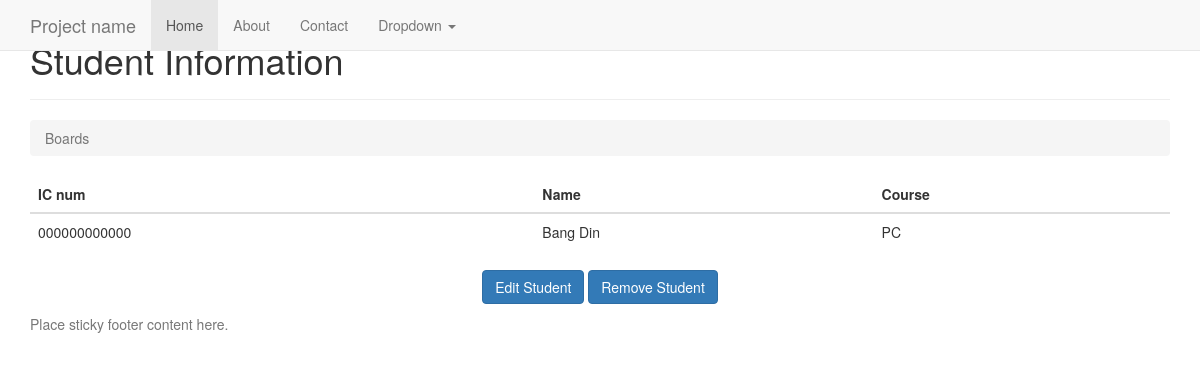
The page /10/ on the database as committed earlier.
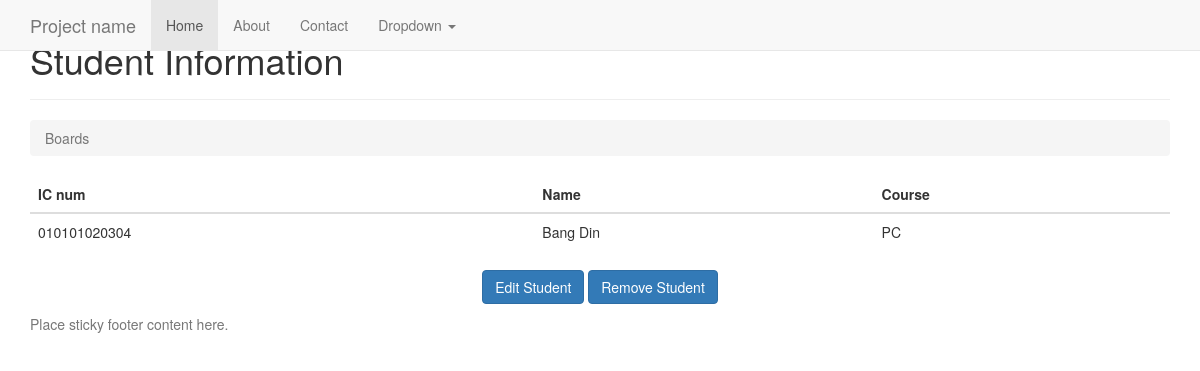
The same page on the database as committed later.
### student/models.py (models this page shows, shortened)
class student(models.Model):
	PROGRAMMING = 'PR'
	NETWORKING = 'NT'
	PCTECH = 'PC'
	COURSE_CHOICES = (
		(PROGRAMMING, 'Programming'),
		(NETWORKING, 'Networking'),
		(PCTECH, 'PC Technichian'),
		)
	icnum = models.CharField('IC Number',max_length=12,unique=True,blank=False,null=False)
	name = models.CharField('Name',max_length=300,blank=False,null=False)
	course = models.CharField('Coursework',max_length=2,choices=COURSE_CHOICES,default=PCTECH)
	createdby = models.ForeignKey('auth.User', on_delete=models.CASCADE)
	created_date = models.DateTimeField('Created Date',auto_now_add=True)

### student/views.py (the view)
# urls.py: url(r'^(?P<pk>\d+)/$', views.student_detail, name='student_detail'),
def student_detail(request,pk):
    Student = get_object_or_404(student, pk=pk)
    return render(request, 'student/student_detail.html', {'student': Student})

### templates/student/student_detail.html
{% extends 'base.html' %}
{% block content %}
      <div class="page-header">
        <h1>Student Information</h1>
      </div>
      <ol class="breadcrumb my-4">
        <li class="breadcrumb-item active">Boards</li>
      </ol>
      <table class="table">
        <thead class="thead-inverse">
          <tr>
            <th>IC num</th>
            <th>Name</th>
            <th>Course</th>
          </tr>
        </thead>
        <tbody>
            <tr>
              <td>
                {{ student.icnum }}
              </td>
              <td class="align-middle">{{ student.name }}</td>
              <td class="align-middle">{{ student.course }}</td>
            </tr>
        </tbody>
	  </table>
     <p class="text-center">
      <a href="{% url 'student_edit' student.pk %}" class="btn btn-primary" >Edit Student</a>
      <a href="{% url 'student_remove' student.pk %}" class="btn btn-primary" >Remove Student</a>
    </p>
{% endblock %}

### templates/base.html (shortened to what this page needs)
{% load static %}
{% load i18n %}
<!DOCTYPE html>
<html lang="en">
  <head>
    <link href="http://getbootstrap.com/docs/3.3/dist/css/bootstrap.min.css" rel="stylesheet">
    <link href="http://getbootstrap.com/docs/3.3/assets/css/ie10-viewport-bug-workaround.css" rel="stylesheet">
    <link href="http://getbootstrap.com/docs/3.3/examples/sticky-footer-navbar/sticky-footer-navbar.css" rel="stylesheet">
  </head>
  <body>
    {% block navbar %}
    <nav class="navbar navbar-default navbar-fixed-top">
      <div class="container">
        <div class="navbar-header">
          <a class="navbar-brand" href="#">Project name</a>
        </div>
        <div id="navbar" class="collapse navbar-collapse">
          <ul class="nav navbar-nav">
            <li class="active"><a href="#">Home</a></li>
            <li><a href="#about">About</a></li>
            <li><a href="#contact">Contact</a></li>
            <li class="dropdown">
              <a href="#" class="dropdown-toggle" data-toggle="dropdown" role="button" aria-haspopup="true" aria-expanded="false">Dropdown <span class="caret"></span></a>
            </li>
          </ul>
        </div>
      </div>
    </nav>
    {% endblock %}
    {% block maincontent %}
    <div class="container">
      {% block content %}{% endblock %}
    </div>
    {% endblock %}
    {% block footer %}
    <footer class="footer">
      <div class="container">
      <p class="text-muted">Place sticky footer content here.</p>
      </div>
    </footer>
    {% endblock %}
  </body>
</html>

Rows that differ between the two databases and show on the page:
changed student "Bang Din": icnum "000000000000" → "010101020304"
